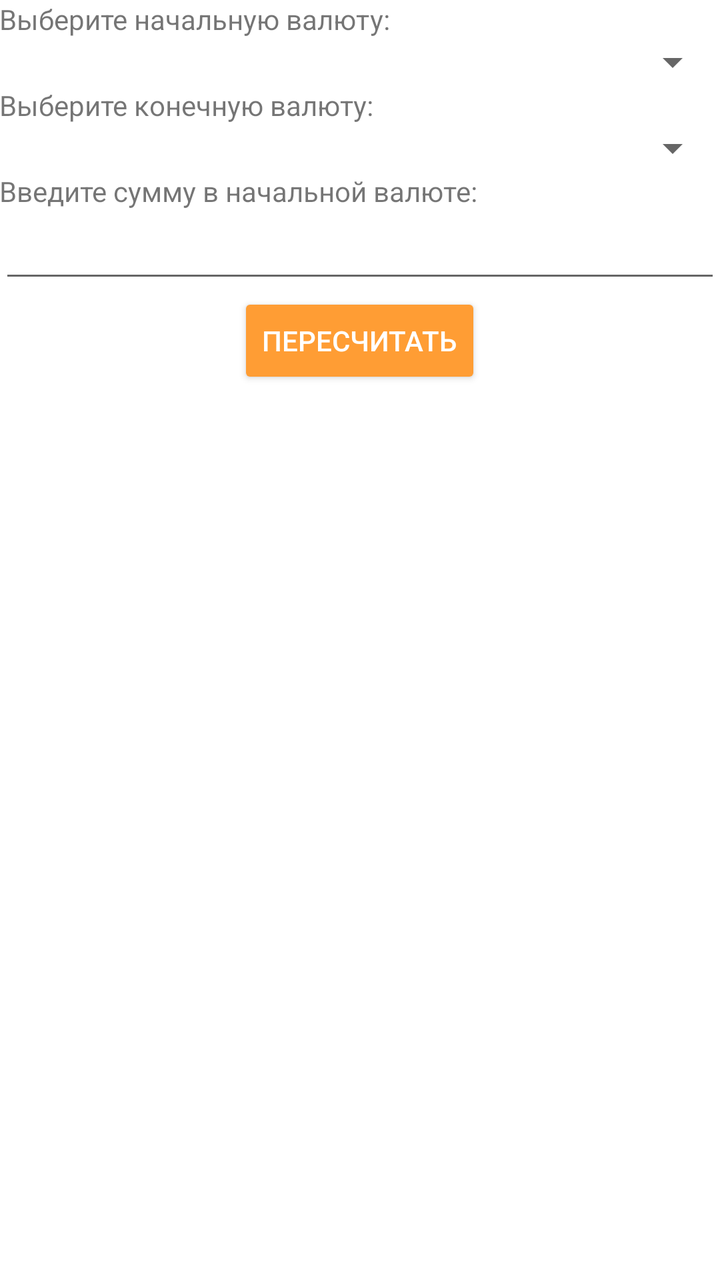
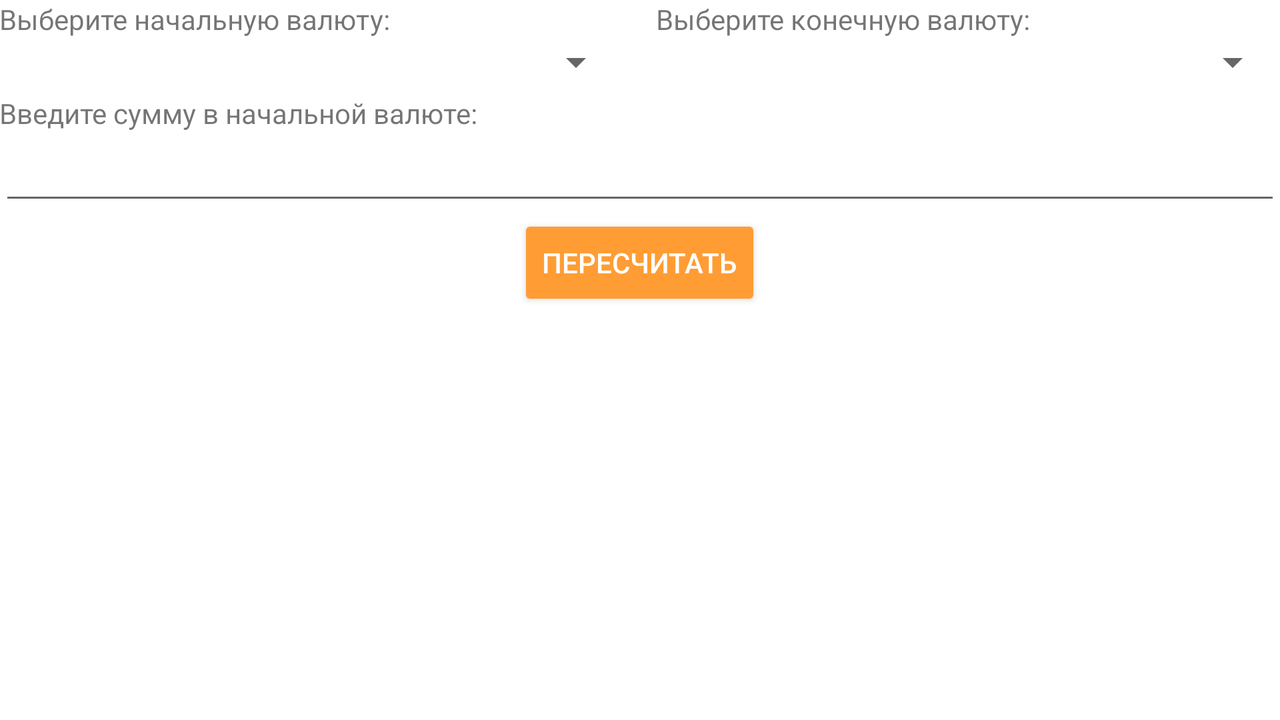

Compare how this app lays out the same screen by default and in its alternative resource folder. The renders come first, then the two layout files and the values they reference.
<!-- AndroidManifest.xml: application theme AppTheme -->
<!-- res/layout/fragment_currencies.xml -->
<?xml version="1.0" encoding="utf-8"?>

<LinearLayout xmlns:android="http://schemas.android.com/apk/res/android"
    xmlns:tools="http://schemas.android.com/tools"
    android:id="@+id/activity_main"
    android:layout_width="match_parent"
    android:layout_height="match_parent"
    android:background="@android:color/white"
    android:orientation="vertical"
    android:paddingBottom="@dimen/activity_vertical_margin"
    android:paddingLeft="@dimen/activity_horizontal_margin"
    android:paddingRight="@dimen/activity_horizontal_margin"
    android:paddingTop="@dimen/activity_vertical_margin"
    tools:context="com.sberbank.MainActivity">

    <TextView
        android:id="@+id/start_currency_text"
        android:layout_width="match_parent"
        android:layout_height="wrap_content"
        android:text="@string/start_currency_label" />

    <Spinner
        android:id="@+id/start_currency_spinner"
        android:layout_width="match_parent"
        android:layout_height="wrap_content"/>

    <TextView
        android:id="@+id/end_currency_text"
        android:layout_width="match_parent"
        android:layout_height="wrap_content"
        android:text="@string/end_currency_label" />

    <Spinner
        android:id="@+id/end_currency_spinner"
        android:layout_width="match_parent"
        android:layout_height="wrap_content"/>

    <TextView
        android:layout_width="match_parent"
        android:layout_height="wrap_content"
        android:text="@string/start_currency_input_label"/>

    <EditText
        android:id="@+id/start_value_edit_text"
        android:layout_width="match_parent"
        android:layout_height="wrap_content"
        android:inputType="numberDecimal" />

    <Button
        android:id="@+id/result_button"
        android:text="@string/result_button_label"
        android:layout_gravity="center_horizontal"
        android:layout_width="wrap_content"
        android:layout_height="wrap_content" />

</LinearLayout>
<!-- resources referenced by this layout -->
<resources>
  <dimen name="activity_horizontal_margin">64dp</dimen>
  <string name="end_currency_label">Выберите конечную валюту:</string>
  <string name="result_button_label">Пересчитать</string>
  <string name="start_currency_input_label">Введите сумму в начальной валюте:</string>
  <string name="start_currency_label">Выберите начальную валюту:</string>
  <style name="AppTheme" parent="Theme.AppCompat.Light.DarkActionBar">
          
          <item name="colorPrimary">@color/colorPrimary</item>
          <item name="colorPrimaryDark">@color/colorPrimaryDark</item>
          <item name="colorAccent">@color/colorAccent</item>
          <item name="subtitle">Всегда рядом</item>
          <item name="actionBarStyle">@style/Toolbar</item>
          <item name="icon">@drawable/ic_app_icon</item>
          <item name="buttonStyle">@style/Widget.AppCompat.Button.Colored</item>
      </style>
  <color name="colorPrimary">#56AB3C</color>
  <color name="colorPrimaryDark">#56AB3C</color>
  <color name="colorAccent">#FF9D34</color>
  <style name="Toolbar" parent="@style/Widget.AppCompat.Light.ActionBar.Solid.Inverse">
          <item name="background">@android:color/white</item>
          <item name="titleTextStyle">@style/TitleTextStyle</item>
          <item name="subtitleTextStyle">@style/SubTitleTextStyle</item>
          <item name="displayOptions">showHome|showTitle</item>
      </style>
  <!-- drawable ic_app_icon: png bitmap (drawable-hdpi, 8490 bytes) -->
  <style name="TitleTextStyle" parent="@style/TextAppearance.AppCompat.Widget.ActionBar.Title">
          <item name="android:textColor">@color/colorPrimary</item>
      </style>
  <style name="SubTitleTextStyle" parent="@style/TextAppearance.AppCompat.Widget.ActionBar.Title">
          <item name="android:textColor">@color/colorAccent</item>
          <item name="android:textSize">12sp</item>
      </style>
</resources>
<!-- res/layout-land/fragment_currencies.xml (the repository's variant of the layout above) -->
<!-- drawn on the phone turned sideways -->
<?xml version="1.0" encoding="utf-8"?>

<LinearLayout xmlns:android="http://schemas.android.com/apk/res/android"
    xmlns:tools="http://schemas.android.com/tools"
    android:layout_width="match_parent"
    android:layout_height="match_parent"
    android:background="@android:color/white"
    android:orientation="vertical"
    android:paddingBottom="@dimen/activity_vertical_margin"
    android:paddingLeft="@dimen/activity_horizontal_margin"
    android:paddingRight="@dimen/activity_horizontal_margin"
    android:paddingTop="@dimen/activity_vertical_margin"
    tools:context="com.sberbank.MainActivity">

    <LinearLayout
        android:layout_width="match_parent"
        android:layout_height="wrap_content"
        android:baselineAligned="false"
        android:orientation="horizontal"
        android:weightSum="2">

        <LinearLayout
            android:layout_width="0dp"
            android:layout_height="wrap_content"
            android:layout_weight="1"
            android:layout_marginRight="8dp"
            android:orientation="vertical">

            <TextView
                android:id="@+id/start_currency_text"
                android:layout_width="match_parent"
                android:layout_height="wrap_content"
                android:text="@string/start_currency_label" />

            <Spinner
                android:id="@+id/start_currency_spinner"
                android:layout_width="match_parent"
                android:layout_height="wrap_content" />

        </LinearLayout>

        <LinearLayout
            android:layout_width="0dp"
            android:layout_height="wrap_content"
            android:layout_weight="1"
            android:layout_marginLeft="8dp"
            android:orientation="vertical">

            <TextView
                android:id="@+id/end_currency_text"
                android:layout_width="match_parent"
                android:layout_height="wrap_content"
                android:text="@string/end_currency_label" />

            <Spinner
                android:id="@+id/end_currency_spinner"
                android:layout_width="match_parent"
                android:layout_height="wrap_content" />

        </LinearLayout>

    </LinearLayout>

    <TextView
        android:layout_width="match_parent"
        android:layout_height="wrap_content"
        android:layout_marginTop="4dp"
        android:text="@string/start_currency_input_label" />

    <EditText
        android:id="@+id/start_value_edit_text"
        android:layout_width="match_parent"
        android:layout_height="wrap_content"
        android:inputType="numberDecimal" />

    <Button
        android:id="@+id/result_button"
        android:layout_width="wrap_content"
        android:layout_height="wrap_content"
        android:layout_gravity="center_horizontal"
        android:text="@string/result_button_label" />

</LinearLayout>
